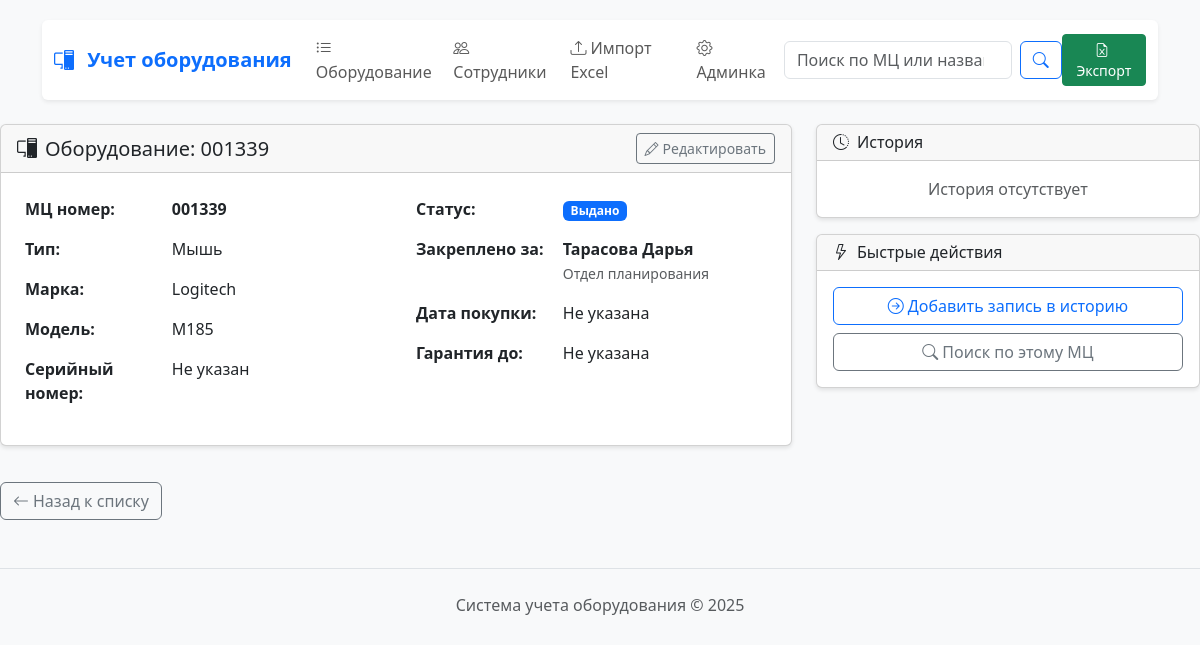
Page /equipment/2/ on the committed database.
### equipments/models.py (models this page shows, shortened)
class Equipment(models.Model):
    TYPE_CHOICES = [
        ('laptop', 'Ноутбук'),
        ('pc', 'Компьютер'),
        ('monitor', 'Монитор'),
        ('keyboard', 'Клавиатура'),
        ('mouse', 'Мышь'),
        ('printer', 'Принтер'),
        ('scanner', 'Сканер'),
        ('headphones', 'Наушники'),
        ('phone', 'Стационарный телефон'),
        ('webcam', 'Веб-камера'),
        ('other', 'Другое'),
    ]
    STATUS_CHOICES = [
        ('available', 'На складе'),
        ('issued', 'Выдано'),
        ('broken', 'Сломан'),
        ('repair', 'В ремонте'),
        ('written_off', 'Списан'),
    ]
    mc_number = models.CharField('Номер МЦ', max_length=20, db_index=True, blank=True, null=True)
    type = models.CharField('Тип', max_length=50, choices=TYPE_CHOICES)
    brand = models.CharField('Марка', max_length=100, blank=True)
    model = models.CharField('Модель', max_length=100, blank=True)
    serial_number = models.CharField('Серийный номер', max_length=100, blank=True)
    assigned_to = models.ForeignKey(
        Employee,
        on_delete=models.SET_NULL,
        null=True,
        blank=True,
        verbose_name='Закреплено за',
        related_name='equipment'
    )
    status = models.CharField('Статус', max_length=20, choices=STATUS_CHOICES, default='issued')
    purchase_date = models.DateField('Дата покупки', null=True, blank=True)
    warranty_until = models.DateField('Гарантия до', null=True, blank=True)
    notes = models.TextField('Примечания', blank=True)
    created_at = models.DateTimeField('Дата добавления', auto_now_add=True)
    updated_at = models.DateTimeField('Дата обновления', auto_now=True)
    class Meta:
        verbose_name = 'Оборудование'
        verbose_name_plural = 'Оборудование'
        ordering = ['mc_number']  # NULL значения будут в конце
        indexes = [
            models.Index(fields=['mc_number']),
            models.Index(fields=['type']),
            models.Index(fields=['status']),
        ]

### employees/models.py (models this page shows, shortened)
class Employee(models.Model):
    last_name = models.CharField('Фамилия', max_length=100)
    first_name = models.CharField('Имя', max_length=100)
    middle_name = models.CharField('Отчество', max_length=100, blank=True)
    department = models.ForeignKey(Department, on_delete=models.SET_NULL, null=True, blank=True, verbose_name='Отдел')
    position = models.CharField('Должность', max_length=100, blank=True)
    is_active = models.BooleanField('Работает', default=True)
    class Meta:
        verbose_name = 'Сотрудник'
        verbose_name_plural = 'Сотрудники'
        ordering = ['last_name', 'first_name']
    @property
    def full_name(self):
        return f"{self.last_name} {self.first_name} {self.middle_name}".strip()

class Department(models.Model):
    name = models.CharField('Название отдела', max_length=100, unique=True)
    short_name = models.CharField('Короткое название', max_length=20, blank=True)
    class Meta:
        verbose_name = 'Отдел'
        verbose_name_plural = 'Отделы'

### equipments/views.py (the view)
# urls.py: path('<int:pk>/', views.equipment_detail, name='equipment_detail'),
def equipment_detail(request, pk):
    equipment = get_object_or_404(
        Equipment.objects.select_related('assigned_to'),
        pk=pk
    )
    history = equipment.history_records.all().select_related('employee')
    context = {
        'equipment': equipment,
        'history': history,
    }
    return render(request, 'equipments/equipment_detail.html', context)

### equipments/templates/equipments/equipment_detail.html (shortened to what this page needs)
{% extends 'base.html' %}
{% block content %}
<div class="row">
    <div class="col-md-8">
        <div class="card">
            <div class="card-header d-flex justify-content-between align-items-center">
                <h5 class="mb-0">
                    <i class="bi bi-pc-display me-2"></i>Оборудование: {{ equipment.mc_number }}
                </h5>
                <div>
                    <a href="/admin/equipments/equipment/{{ equipment.pk }}/change/"
                       class="btn btn-sm btn-outline-secondary" target="_blank">
                        <i class="bi bi-pencil me-1"></i>Редактировать
                    </a>
                </div>
            </div>
            <div class="card-body">
                <div class="row">
                    <div class="col-md-6">
                        <table class="table table-borderless">
                            <tr>
                                <th style="width: 40%">МЦ номер:</th>
                                <td><strong>{{ equipment.mc_number }}</strong></td>
                            </tr>
                            <tr>
                                <th>Тип:</th>
                                <td>{{ equipment.get_type_display }}</td>
                            </tr>
                            <tr>
                                <th>Марка:</th>
                                <td>{{ equipment.brand|default:"Не указана" }}</td>
                            </tr>
                            <tr>
                                <th>Модель:</th>
                                <td>{{ equipment.model|default:"Не указана" }}</td>
                            </tr>
                            <tr>
                                <th>Серийный номер:</th>
                                <td>{{ equipment.serial_number|default:"Не указан" }}</td>
                            </tr>
                        </table>
                    </div>
                    <div class="col-md-6">
                        <table class="table table-borderless">
                            <tr>
                                <th style="width: 40%">Статус:</th>
                                <td>
                                    {% if equipment.status == 'available' %}
                                        <span class="badge bg-success">{{ equipment.get_status_display }}</span>
                                    {% elif equipment.status == 'issued' %}
                                        <span class="badge bg-primary">{{ equipment.get_status_display }}</span>
                                    {% elif equipment.status == 'broken' %}
                                        <span class="badge bg-danger">{{ equipment.get_status_display }}</span>
                                    {% else %}
                                        <span class="badge bg-warning text-dark">{{ equipment.get_status_display }}</span>
                                    {% endif %}
                                </td>
                            </tr>
                            <tr>
                                <th>Закреплено за:</th>
                                <td>
                                    {% if equipment.assigned_to %}
                                        <strong>{{ equipment.assigned_to.full_name }}</strong>
                                        {% if equipment.assigned_to.department %}
                                            <br><small class="text-muted">{{ equipment.assigned_to.department.name }}</small>
                                        {% endif %}
                                    {% else %}
                                        <span class="text-muted">Не закреплено</span>
                                    {% endif %}
                                </td>
                            </tr>
                            <tr>
                                <th>Дата покупки:</th>
                                <td>{{ equipment.purchase_date|default:"Не указана" }}</td>
                            </tr>
                            <tr>
                                <th>Гарантия до:</th>
                                <td>{{ equipment.warranty_until|default:"Не указана" }}</td>
                            </tr>
                        </table>
                    </div>
                </div>
            </div>
        </div>
    </div>
    <div class="col-md-4">
        <div class="card mb-3">
            <div class="card-header">
                <h6 class="mb-0"><i class="bi bi-clock-history me-2"></i>История</h6>
            </div>
            <div class="card-body">
                {% if history %}
                    <div class="list-group list-group-flush">
                        {% for record in history|slice:":5" %}
                        <div class="list-group-item">
                            <small class="text-muted">{{ record.date }}</small>
                            <div class="fw-bold">{{ record.get_action_display }}</div>
                            <div>{{ record.employee.full_name }}</div>
                            {% if record.notes %}
                                <small class="text-muted">{{ record.notes|truncatechars:50 }}</small>
                            {% endif %}
                        </div>
                        {% endfor %}
                    </div>
                    {% if history.count > 5 %}
                    <div class="text-center mt-2">
                        <a href="/admin/history/equipmenthistory/?equipment__id__exact={{ equipment.pk }}"
                           class="btn btn-sm btn-outline-primary" target="_blank">
                            Вся история
                        </a>
                    </div>
                    {% endif %}
                {% else %}
                    <p class="text-muted text-center mb-0">История отсутствует</p>
                {% endif %}
            </div>
        </div>
        <div class="card">
            <div class="card-header">
                <h6 class="mb-0"><i class="bi bi-lightning me-2"></i>Быстрые действия</h6>
            </div>
            <div class="card-body">
                <div class="d-grid gap-2">
                    <a href="/admin/history/equipmenthistory/add/?equipment={{ equipment.pk }}"
                       class="btn btn-outline-primary" target="_blank">
                        <i class="bi bi-arrow-right-circle me-1"></i>Добавить запись в историю
                    </a>
                    <a href="{% url 'equipments:equipment_search' %}?q={{ equipment.mc_number }}"
                       class="btn btn-outline-secondary">
                        <i class="bi bi-search me-1"></i>Поиск по этому МЦ
                    </a>
                </div>
            </div>
        </div>
    </div>
</div>
<div class="mt-3">
    <a href="{% url 'equipments:equipment_list' %}" class="btn btn-outline-secondary">
        <i class="bi bi-arrow-left me-1"></i>Назад к списку
    </a>
</div>
{% endblock %}

### templates/base.html (style rules this page uses)
body { padding-top: 20px; background-color: #f8f9fa; }
.card { box-shadow: 0 2px 4px rgba(0, 0, 0, .1); margin-bottom: 20px; }

### rows in the picture
Equipment: mc_number "001339", type "Мышь", brand "Logitech", model "M185", serial_number "Не указан", status "Выдано", assigned_to.full_name "Тарасова Дарья", assigned_to.department.name "Отдел планирования", purchase_date "Не указана", warranty_until "Не указана"
